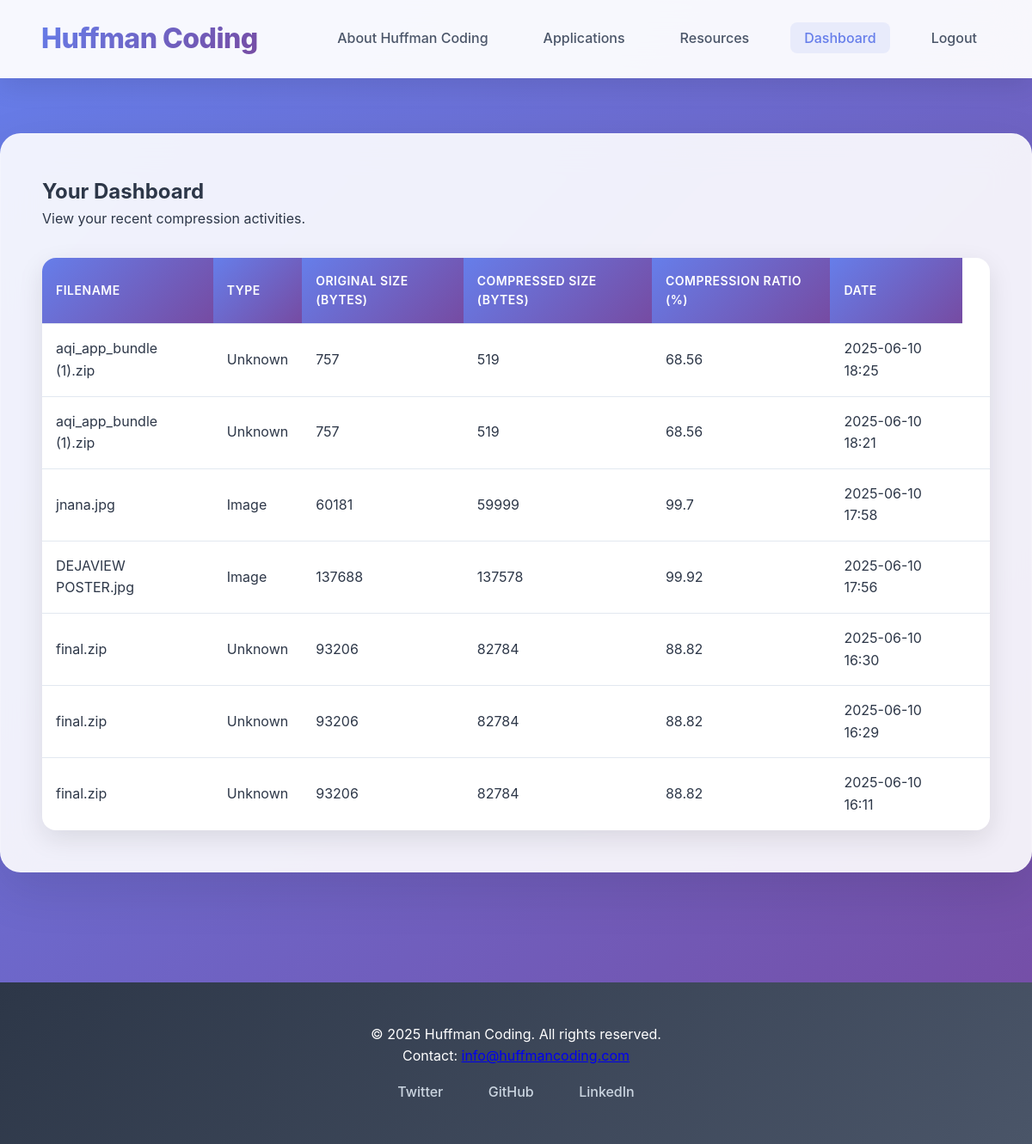
Page /dashboard (signed in) on the committed database.
### app.py (models this page shows)
class History(db.Model):
    id = db.Column(db.Integer, primary_key=True)
    user_id = db.Column(db.Integer, db.ForeignKey('user.id'), nullable=False)
    filename = db.Column(db.String(120))
    original_size = db.Column(db.Integer)
    compressed_size = db.Column(db.Integer)
    compression_ratio = db.Column(db.Float)
    timestamp = db.Column(db.DateTime, default=datetime.datetime.utcnow)

### app.py (the view)
@app.route('/dashboard')
def dashboard():
    if 'user_id' not in session:
        return redirect(url_for('login'))
    user_id = session['user_id']
    uploads = History.query.filter_by(user_id=user_id).order_by(History.timestamp.desc()).all()
    return render_template('dashboard.html', uploads=uploads)

### templates/dashboard.html (shortened to what this page needs)
<!DOCTYPE html>
<html lang="en">
<head>
    <link rel="stylesheet" href="/static/css/style.css">
</head>
<body>
    <nav class="navbar">
        <div class="logo">Huffman Coding</div>
        <ul class="nav-links">
            <li><a href="/about">About Huffman Coding</a></li>
            <li><a href="/applications">Applications</a></li>
            <li><a href="/resources">Resources</a></li>
            <li><a href="/dashboard" class="active">Dashboard</a></li>
            {% if session.get('user_id') %}
                <li><a href="/logout">Logout</a></li>
            {% else %}
                <li><a href="/login">Login</a></li>
            {% endif %}
        </ul>
    </nav>
    <main>
        <section class="dashboard">
            <h2>Your Dashboard</h2>
            <p>View your recent compression activities.</p>
            {% if uploads %}
            <table>
                <thead>
                    <tr>
                        <th class="sortable">Filename</th>
                        <th>Type</th>
                        <th class="sortable">Original Size (bytes)</th>
                        <th class="sortable">Compressed Size (bytes)</th>
                        <th class="sortable">Compression Ratio (%)</th>
                        <th class="sortable">Date</th>
                    </tr>
                </thead>
                <tbody>
                    {% for upload in uploads %}
                    <tr>
                        <td>{{ upload.filename }}</td>
                        <td>
                            {% set ext = upload.filename.split('.')[-1].lower() %}
                            {% if ext == 'txt' %}
                                Text
                            {% elif ext in ['jpg', 'jpeg', 'png'] %}
                                Image
                            {% elif ext == 'pdf' %}
                                PDF
                            {% else %}
                                Unknown
                            {% endif %}
                        </td>
                        <td>{{ upload.original_size }}</td>
                        <td>{{ upload.compressed_size }}</td>
                        <td>{{ upload.compression_ratio | round(2) }}</td>
                        <td>{{ upload.timestamp.strftime('%Y-%m-%d %H:%M') }}</td>
                        <td>
                        </td>
                    </tr>
                    {% endfor %}
                </tbody>
            </table>
            {% else %}
                <p>No compression activities found. Start by compressing a file!</p>
            {% endif %}
        </section>
    </main>
    <footer>
        <p>© 2025 Huffman Coding. All rights reserved.</p>
        <p>Contact: <a href="mailto:info@huffmancoding.com">info@huffmancoding.com</a></p>
        <div class="social-links">
            <a href="https://twitter.com" target="_blank">Twitter</a>
            <a href="https://github.com" target="_blank">GitHub</a>
            <a href="https://linkedin.com" target="_blank">LinkedIn</a>
        </div>
    </footer>
</body>
</html>

### static/css/style.css (style rules this page uses)
* { margin: 0; padding: 0; box-sizing: border-box; font-family: 'Inter', 'Segoe UI', -apple-system, BlinkMacSystemFont, sans-serif; }
html, body { height: 100%; display: flex; flex-direction: column; scroll-behavior: smooth; }
body { background: linear-gradient(135deg, #667eea 0%, #764ba2 100%); background-attachment: fixed; color: #2d3748; flex: 1 0 auto; line-height: 1.6; }
.navbar { background: rgba(255, 255, 255, 0.95); backdrop-filter: blur(20px); padding: 1.2rem 3rem; display: flex; justify-content: space-between; align-items: center; box-shadow: 0 8px 32px rgba(0, 0, 0, 0.1); border-bottom: 1px solid rgba(255, 255, 255, 0.2); position: sticky; top: 0; z-index: 1000; }
.logo { background: linear-gradient(135deg, #667eea, #764ba2); -webkit-background-clip: text; -webkit-text-fill-color: transparent; background-clip: text; font-size: 2rem; font-weight: 800; letter-spacing: -0.5px; }
.nav-links { display: flex; list-style: none; gap: 2rem; }
.nav-links li { position: relative; }
.nav-links a { color: #4a5568; text-decoration: none; font-size: 1rem; font-weight: 500; transition: all 0.3s cubic-bezier(0.4, 0, 0.2, 1); padding: 0.5rem 1rem; border-radius: 0.5rem; position: relative; }
.nav-links a:hover, .nav-links a.active { color: #667eea; background: rgba(102, 126, 234, 0.1); transform: translateY(-1px); }
.intro, .about, .applications, .resources, .dashboard, .auth-container { max-width: 1200px; margin: 4rem auto; padding: 0 2rem; flex: 1 0 auto; background: rgba(255, 255, 255, 0.9); backdrop-filter: blur(20px); border-radius: 1.5rem; box-shadow: 0 20px 60px rgba(0, 0, 0, 0.1); border: 1px solid rgba(255, 255, 255, 0.2); padding: 3rem; }
.dashboard table { width: 100%; border-collapse: collapse; margin-top: 2rem; background: white; border-radius: 1rem; overflow: hidden; box-shadow: 0 10px 30px rgba(0, 0, 0, 0.1); }
.dashboard th, .dashboard td { padding: 1rem; text-align: left; border-bottom: 1px solid #e2e8f0; }
.dashboard th { background: linear-gradient(135deg, #667eea, #764ba2); color: white; font-weight: 600; text-transform: uppercase; letter-spacing: 0.5px; font-size: 0.875rem; }
.dashboard tr:last-child td { border-bottom: none; }
footer { text-align: center; padding: 3rem 2rem; background: linear-gradient(135deg, #2d3748, #4a5568); color: white; flex-shrink: 0; margin-top: 4rem; }
footer .social-links { margin-top: 1rem; }
footer .social-links a { color: #cbd5e0; margin: 0 1rem; text-decoration: none; font-weight: 500; transition: all 0.3s; padding: 0.5rem; border-radius: 0.5rem; }

### rows in the picture
History: filename "aqi_app_bundle (1).zip", shows "Unknown", original_size "757", compressed_size "519", compression_ratio "68.56", timestamp "2025-06-10 18:25"
History: filename "aqi_app_bundle (1).zip", shows "Unknown", original_size "757", compressed_size "519", compression_ratio "68.56", timestamp "2025-06-10 18:21"
History: filename "jnana.jpg", shows "Image", original_size "60181", compressed_size "59999", compression_ratio "99.7", timestamp "2025-06-10 17:58"
History: filename "DEJAVIEW POSTER.jpg", shows "Image", original_size "137688", compressed_size "137578", compression_ratio "99.92", timestamp "2025-06-10 17:56"
History: filename "final.zip", shows "Unknown", original_size "93206", compressed_size "82784", compression_ratio "88.82", timestamp "2025-06-10 16:30"
History: filename "final.zip", shows "Unknown", original_size "93206", compressed_size "82784", compression_ratio "88.82", timestamp "2025-06-10 16:29"
History: filename "final.zip", shows "Unknown", original_size "93206", compressed_size "82784", compression_ratio "88.82", timestamp "2025-06-10 16:11"
